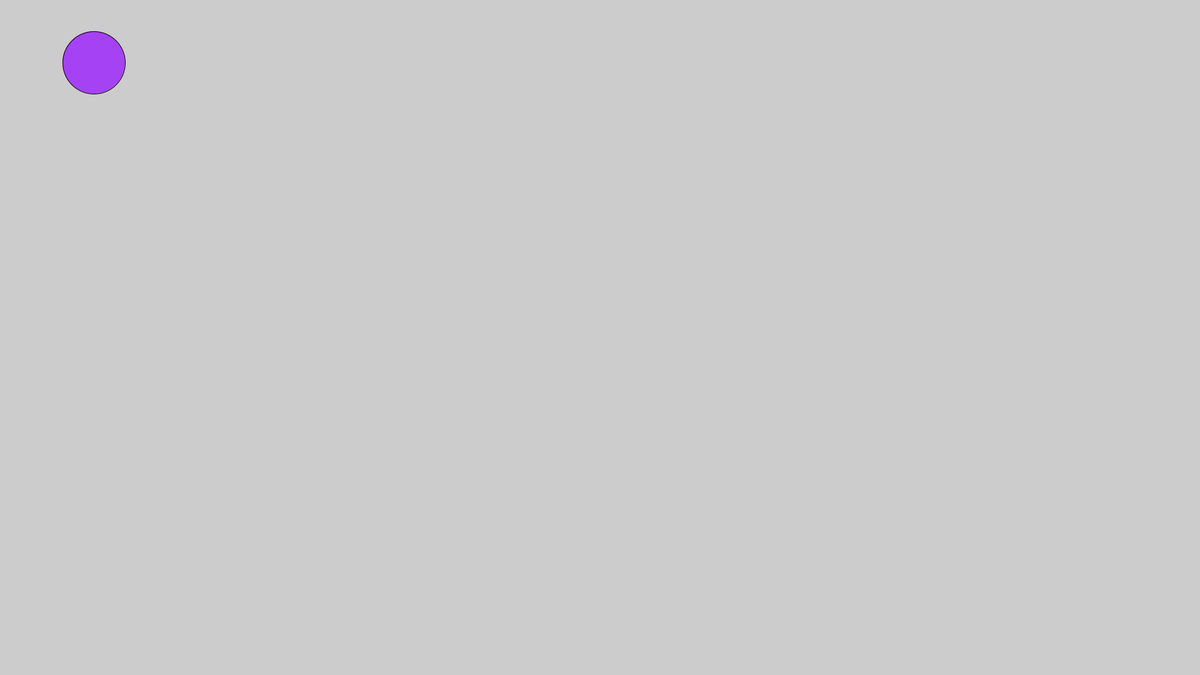
Frame 1 (no input)
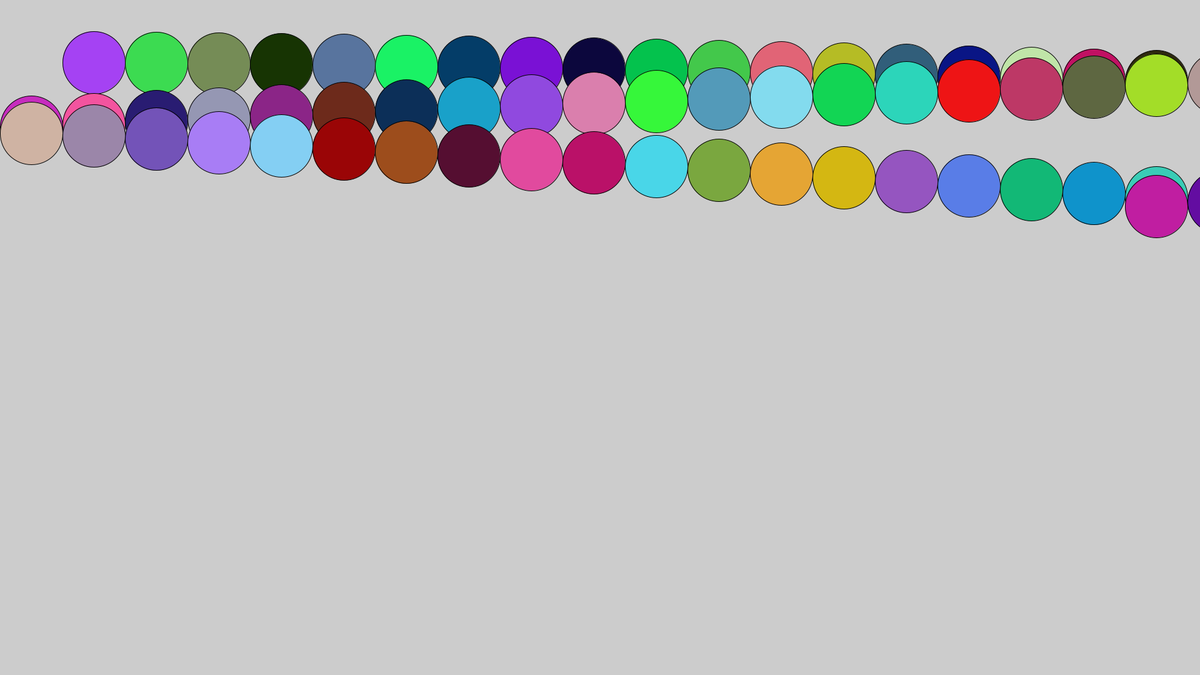
Frame 60 (the mouse pressed at the canvas centre just before this capture)
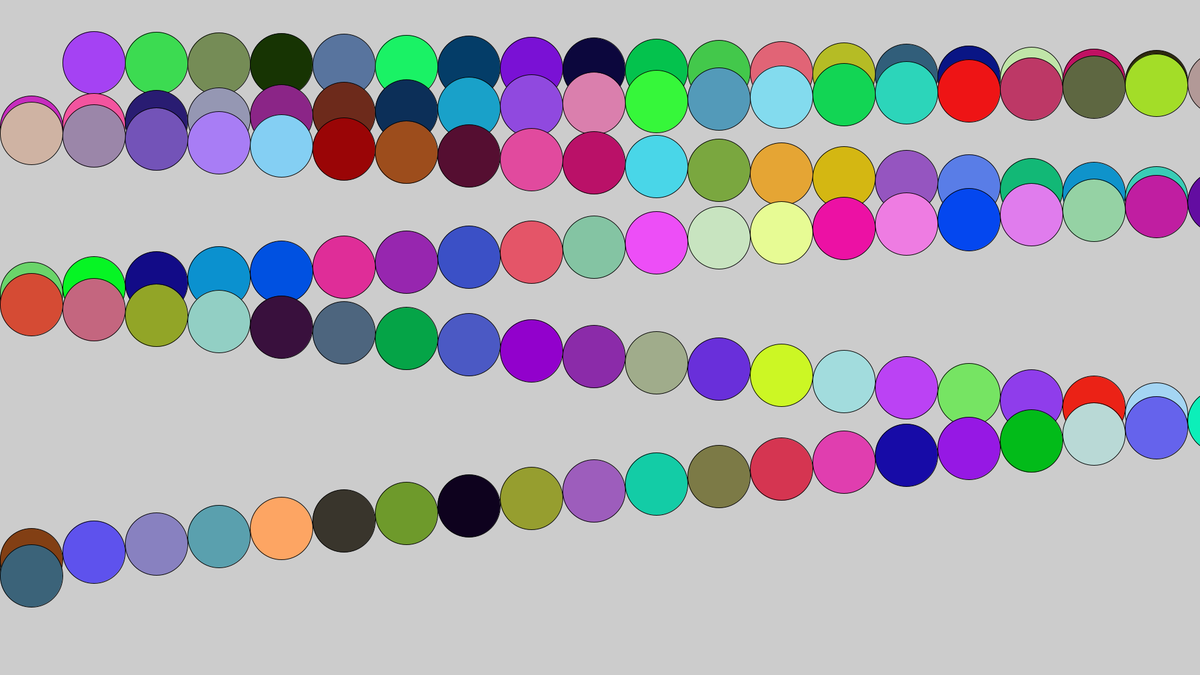
Frame 120 (the mouse held since frame 60 and released just before this capture)

The Processing sketch that drew these frames (run headless with seeded random() and noise(); from frame 60 on, the mouse is pressed at the canvas centre):

// Processing sketch: Tyngdkraft_Slutpresentation
// ── Tyngdkraft_Slutpresentation.pde
float x = 150;
float y = 100;
float hastighet_at_hoger = 100;
float hastighet_nedat = 1;


void setup()
{
  size(1920, 1080);
}


void draw()
{
  fill(random(256),random(256),random(256));
  ellipse(x, y, 100, 100);
  x = x + hastighet_at_hoger;
  y = y + hastighet_nedat;
  if (x > width - 50)
  {
    hastighet_at_hoger = -hastighet_at_hoger;
  }
  if (x < 25)
  {
    hastighet_at_hoger = -hastighet_at_hoger;
  }
  if (y > height - 50)
  {
   hastighet_nedat = -hastighet_nedat;
  }
  hastighet_nedat += 0.1;
}
